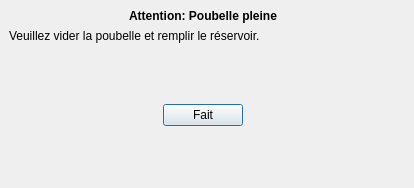
<?xml version="1.0" encoding="UTF-8"?>
<ui version="4.0">
 <class>Dialog</class>
 <widget class="QDialog" name="Dialog">
  <property name="geometry">
   <rect>
    <x>0</x>
    <y>0</y>
    <width>414</width>
    <height>188</height>
   </rect>
  </property>
  <property name="windowTitle">
   <string>Dialog</string>
  </property>
  <widget class="QWidget" name="gridLayoutWidget">
   <property name="geometry">
    <rect>
     <x>9</x>
     <y>9</y>
     <width>388</width>
     <height>171</height>
    </rect>
   </property>
   <layout class="QGridLayout" name="gridLayout">
    <item row="0" column="0" colspan="3">
     <widget class="QLabel" name="label">
      <property name="font">
       <font>
        <weight>75</weight>
        <bold>true</bold>
       </font>
      </property>
      <property name="text">
       <string>Attention: Poubelle pleine</string>
      </property>
      <property name="alignment">
       <set>Qt::AlignCenter</set>
      </property>
     </widget>
    </item>
    <item row="3" column="2">
     <spacer name="horizontalSpacer_2">
      <property name="orientation">
       <enum>Qt::Horizontal</enum>
      </property>
      <property name="sizeHint" stdset="0">
       <size>
        <width>40</width>
        <height>20</height>
       </size>
      </property>
     </spacer>
    </item>
    <item row="2" column="1">
     <spacer name="verticalSpacer_2">
      <property name="orientation">
       <enum>Qt::Vertical</enum>
      </property>
      <property name="sizeHint" stdset="0">
       <size>
        <width>20</width>
        <height>40</height>
       </size>
      </property>
     </spacer>
    </item>
    <item row="3" column="1">
     <widget class="QPushButton" name="Fait">
      <property name="text">
       <string>Fait</string>
      </property>
     </widget>
    </item>
    <item row="3" column="0">
     <spacer name="horizontalSpacer">
      <property name="orientation">
       <enum>Qt::Horizontal</enum>
      </property>
      <property name="sizeHint" stdset="0">
       <size>
        <width>40</width>
        <height>20</height>
       </size>
      </property>
     </spacer>
    </item>
    <item row="4" column="1">
     <spacer name="verticalSpacer">
      <property name="orientation">
       <enum>Qt::Vertical</enum>
      </property>
      <property name="sizeHint" stdset="0">
       <size>
        <width>20</width>
        <height>40</height>
       </size>
      </property>
     </spacer>
    </item>
    <item row="1" column="0" colspan="3">
     <widget class="QLabel" name="label_2">
      <property name="text">
       <string>Veuillez vider la poubelle et remplir le réservoir.</string>
      </property>
     </widget>
    </item>
   </layout>
  </widget>
 </widget>
 <resources/>
 <connections/>
</ui>
